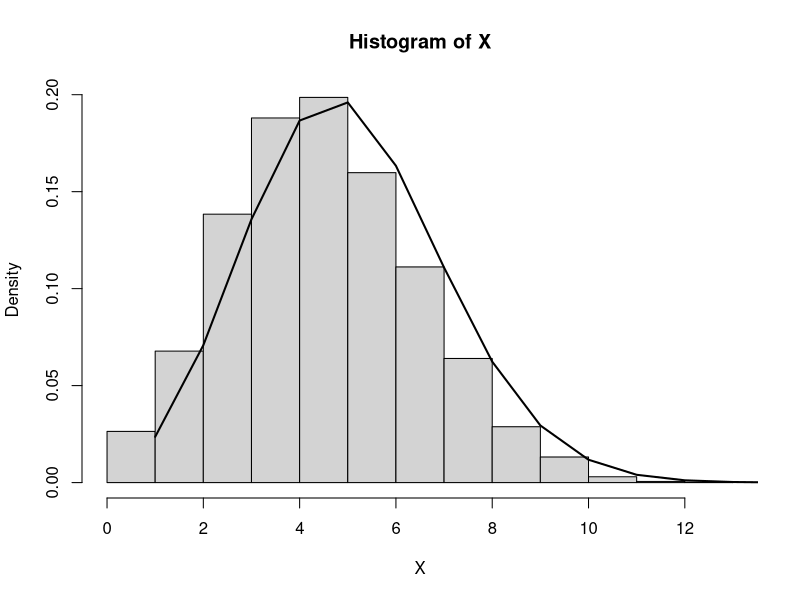
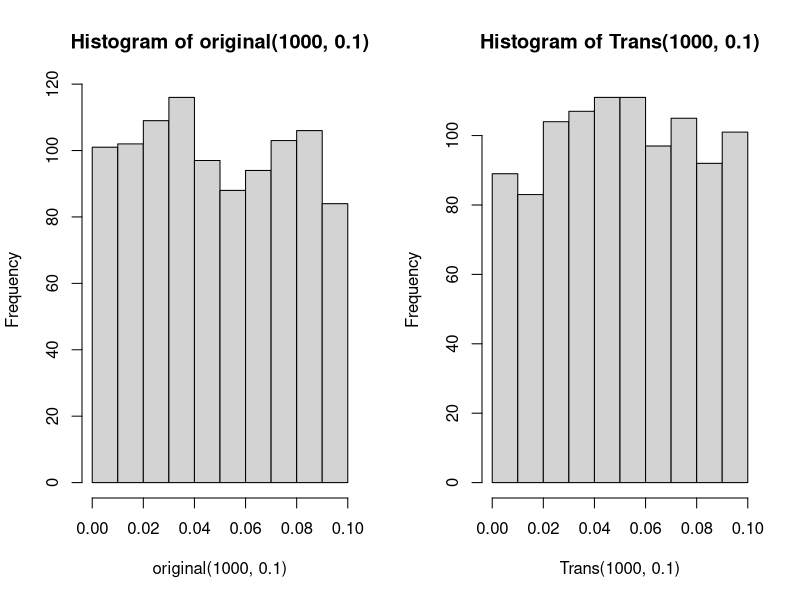

These figures' R source, in order:
## ---- chunk 1
#Exercise 2.11 a

nsim<-5000 #number of random numbers
n=25;p=.2; #parametre to binomial
y=seq(0,n,by=1) #sequence used to generate the binomial
cp=pbinom(y,n,p) #make cdf of binomial
X=rep(0,nsim) # A vector to store in 
for(i in 1:nsim){
  u=runif(1)
  X[i]=sum(cp<u) #checks to see what interval the uniform random variable fell in and
  #assigns the correct Poisson value to X
}
hist(X,freq=F) #histogram
lines(1:n,dbinom(1:n,n,p),lwd=2) #Density function
system.time(rbinom(5000,25,.2))  #Calculate time

# Generate binomial from a function
MYbinom<-function(s0,n0,p0){
  cp=pbinom(seq(0,n0,by=1),n0,p0) #make cdf of binomial
  X=rep(0,s0) #Vector to store 
  for (i in 1:s0){
    u=runif(1)
    X[i]=sum(cp<u) #checks to see what interval the uniform random variable fell in and 
    #assigns the correct Poisson value to X
  }
  return(X)
}
system.time(MYbinom(5000,25,.2)) #calculate time 

## ---- chunk 2
original<-function(s0,alpha){  #Make function
  U=rep(0,s0) #Vector to store in 
  for (i in 1:s0){
    u=runif(1)
    while (u > alpha) u=runif(1)
    U[i]=u #Takes the u in a vector
  }
    return(U) #Return u
  


}
par(mfrow=c(1,2))
hist(original(1000,.1)) #Make histogram

system.time(original(1000,.1)) #calculate time 

Trans<-function(s0,alpha){ #Funcrtion there made the transoform alpha*u
  U=rep(0,s0) #Vector to store in 
  for (i in 1:s0) {
    U[i]=alpha*runif(1) #The transform alpha*u
}
return(U)
}
hist(Trans(1000,.1)) #Make histogram
system.time(Trans(1000,.1)) #Calculate the time 
